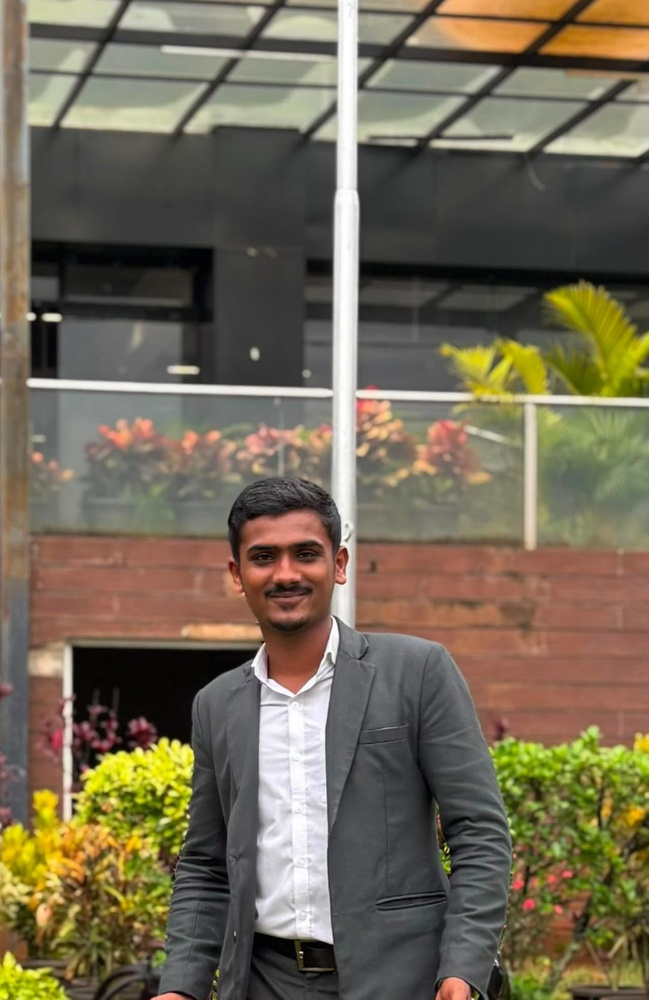
#> input picture assets/images/devloper3.jpeg, 649 x 1000 px, shrunk from 1037 x 1599 before the run
$ python make_transparent.py ../../assets/images/devloper3.jpeg out.png
#> lines starting #> are read from the running program, lines starting #| are printed output that depends on the picture
from PIL import Image
import sys
import os

def remove_black_background(input_path, output_path):
#> called with input_path = '../../assets/images/devloper3.jpeg', output_path = 'out.png'
    img = Image.open(input_path).convert("RGBA")
    data = img.getdata()

    new_data = []
    for r, g, b, a in data:
        # The glow's brightness determines its opacity
        alpha = max(r, g, b)
        if alpha == 0:
            new_data.append((0, 0, 0, 0))
        else:
            # Un-premultiply to get the pure color
            # We cap at 255 to be safe
            new_r = min(255, int((r * 255) / alpha))
            new_g = min(255, int((g * 255) / alpha))
            new_b = min(255, int((b * 255) / alpha))
            new_data.append((new_r, new_g, new_b, alpha))
#> this loop made 649000 passes
#> (r, g, b, alpha, new_r, new_g, new_b) on passes 1 to 12: (178, 177, 159, 178, 255, 253, 227), (171, 168, 149, 171, 255, 250, 222), (169, 162, 143, 169, 255, 244, 215), (164, 153, 131, 164, 255, 237, 203), (156, 140, 117, 156, 255, 228, 191), (153, 135, 111, 153, 255, 225, 185), (150, 128, 104, 150, 255, 217, 176), (138, 116, 92, 138, 255, 214, 170), (136, 115, 94, 136, 255, 215, 176), (135, 114, 93, 135, 255, 215, 175), (132, 114, 94, 132, 255, 220, 181), (131, 113, 93, 131, 255, 219, 181)
#> (alpha, new_r, new_g, new_b) on passes 61 to 66: (183, 248, 255, 210), (182, 247, 255, 210), (182, 247, 255, 210), (181, 247, 255, 209), (182, 249, 255, 208), (182, 249, 255, 208)
#> after the loop, new_data = 649000 items

    img.putdata(new_data)
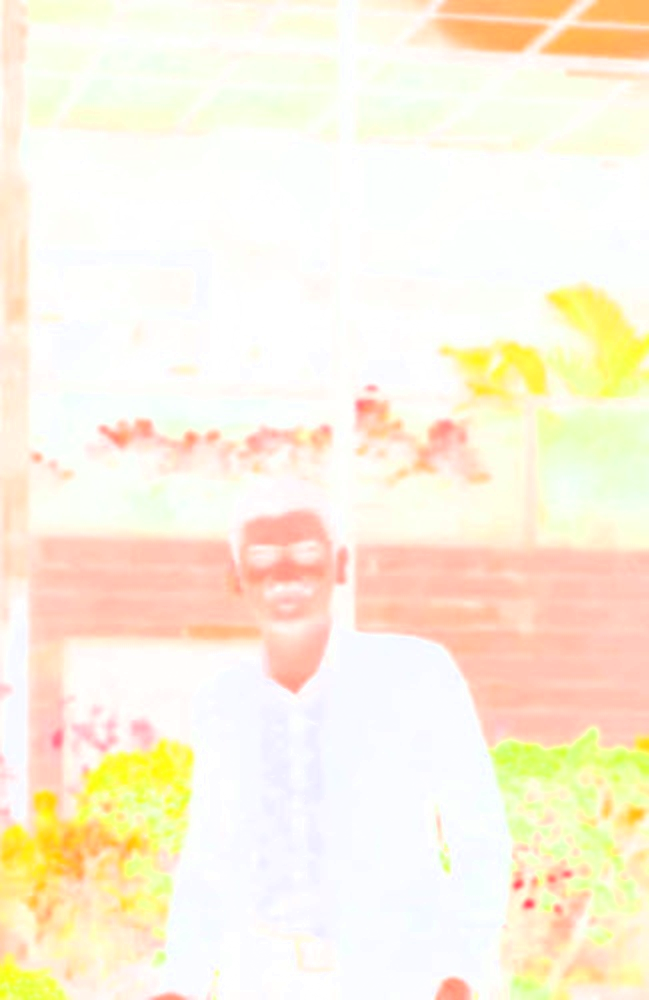
#> img: PIL image 649x1000 RGBA; mean R, G, B, A 248.9, 230.9, 193.1, 117.7; transparent parts drawn white
    img.save(output_path, "PNG")
    print(f"Processed {input_path} -> {output_path}")

if __name__ == "__main__":
    input_file = sys.argv[1]
    output_file = sys.argv[2]

    remove_black_background(input_file, output_file)

$ run again, on assets/images/devloper2.png
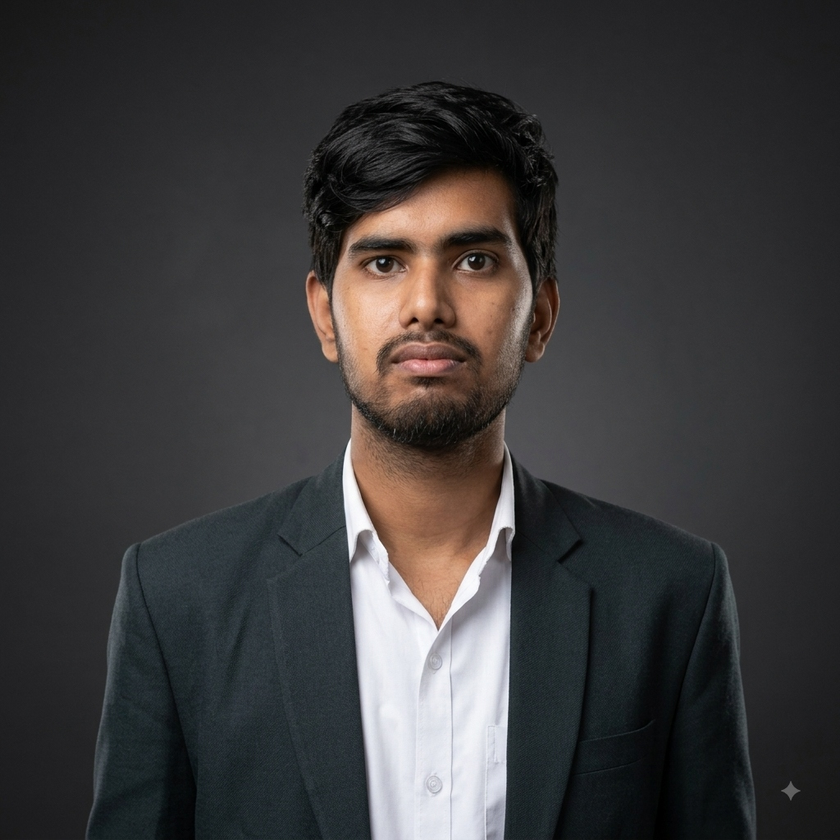
#> input picture assets/images/devloper2.png, 840 x 840 px, shrunk from 1024 x 1024 before the run
#> the loop in remove_black_background, `for r, g, b, a in data: # The glow's brightness determines its opacity` made 705600 passes
#> (r, g, b, alpha, new_r, new_g, new_b) on passes 1 to 8: (23, 23, 23, 23, 255, 255, 255), (22, 22, 22, 22, 255, 255, 255), (21, 21, 21, 21, 255, 255, 255), (23, 23, 23, 23, 255, 255, 255), (22, 22, 22, 22, 255, 255, 255), (22, 22, 22, 22, 255, 255, 255), (23, 23, 23, 23, 255, 255, 255), (23, 23, 23, 23, 255, 255, 255)
#> after the loop in remove_black_background, `for r, g, b, a in data:`: new_data = 705600 items
#> in remove_black_background, `img.putdata(new_data)`:
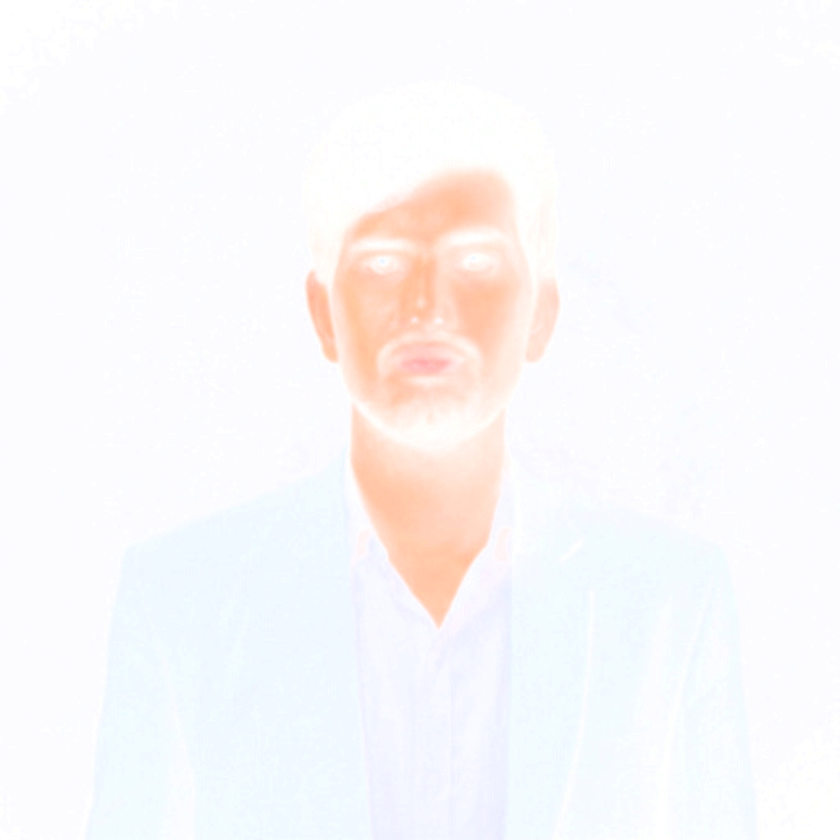
#> img: PIL image 840x840 RGBA; mean R, G, B, A 231.2, 235.5, 243.1, 64.4; transparent parts drawn white
